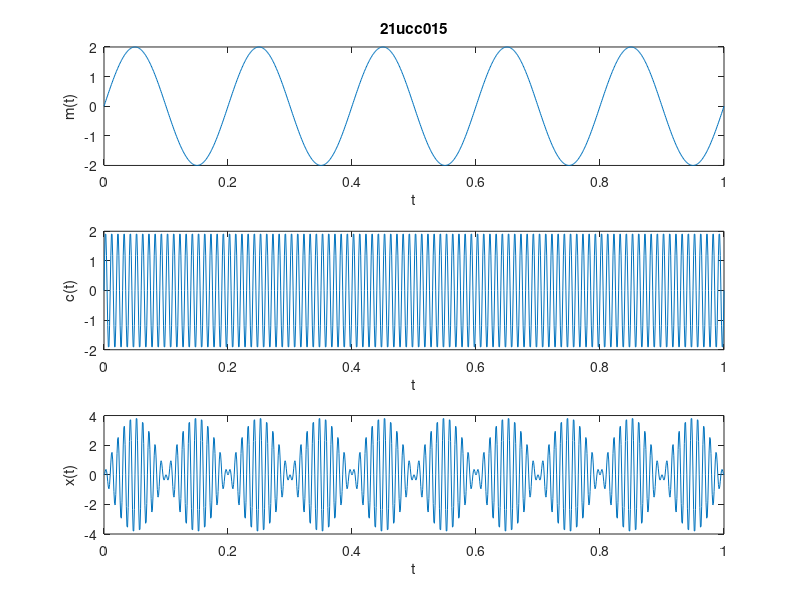

MATLAB code for this plot:
t=0:0.001:1;
fm=5;
fc=100;
am=2;
ac=2;
m=am*sin(2*pi*fm*t);
c=ac*sin(2*pi*fc*t);
x=m.*c;
subplot(311);
plot(t,m);
xlabel("t");
ylabel("m(t)");
title("21ucc015");
subplot(312);
plot(t,c);
xlabel("t");
ylabel("c(t)");
subplot(313);
plot(t,x);
xlabel("t");
ylabel("x(t)");